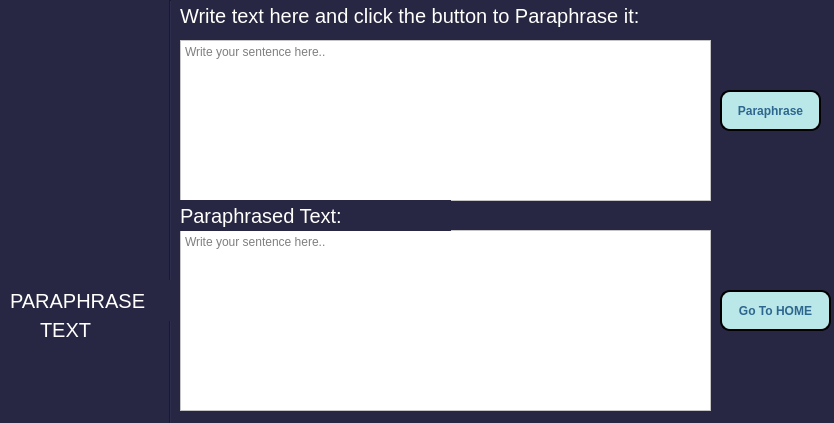
<?xml version="1.0" encoding="UTF-8"?>
<ui version="4.0">
 <class>MainWindow</class>
 <widget class="QMainWindow" name="MainWindow">
  <property name="geometry">
   <rect>
    <x>0</x>
    <y>0</y>
    <width>834</width>
    <height>423</height>
   </rect>
  </property>
  <property name="windowTitle">
   <string>MainWindow</string>
  </property>
  <property name="styleSheet">
   <string notr="true">background-color: #272743</string>
  </property>
  <widget class="QWidget" name="centralwidget">
   <widget class="Line" name="seperator_summary">
    <property name="geometry">
     <rect>
      <x>160</x>
      <y>0</y>
      <width>21</width>
      <height>441</height>
     </rect>
    </property>
    <property name="styleSheet">
     <string notr="true">width:70px</string>
    </property>
    <property name="orientation">
     <enum>Qt::Vertical</enum>
    </property>
   </widget>
   <widget class="QLabel" name="label_3">
    <property name="geometry">
     <rect>
      <x>10</x>
      <y>280</y>
      <width>161</width>
      <height>41</height>
     </rect>
    </property>
    <property name="styleSheet">
     <string notr="true">font-size:15pt;
color:rgb(255, 255, 253);
font: SMILEN;</string>
    </property>
    <property name="text">
     <string>PARAPHRASE</string>
    </property>
   </widget>
   <widget class="QLabel" name="label_4">
    <property name="geometry">
     <rect>
      <x>40</x>
      <y>320</y>
      <width>71</width>
      <height>20</height>
     </rect>
    </property>
    <property name="styleSheet">
     <string notr="true">font-size:15pt;
color:rgb(255, 255, 253);
font: SMILEN;</string>
    </property>
    <property name="text">
     <string>TEXT</string>
    </property>
   </widget>
   <widget class="QLabel" name="label">
    <property name="geometry">
     <rect>
      <x>180</x>
      <y>0</y>
      <width>591</width>
      <height>31</height>
     </rect>
    </property>
    <property name="styleSheet">
     <string notr="true">font-size:15pt;
color:rgb(255, 255, 253);
font: SMILEN;</string>
    </property>
    <property name="text">
     <string>Write text here and click the button to Paraphrase it:</string>
    </property>
   </widget>
   <widget class="QTextEdit" name="textEdit">
    <property name="geometry">
     <rect>
      <x>180</x>
      <y>40</y>
      <width>531</width>
      <height>161</height>
     </rect>
    </property>
    <property name="styleSheet">
     <string notr="true">background-color:white;</string>
    </property>
    <property name="html">
     <string>&lt;!DOCTYPE HTML PUBLIC &quot;-//W3C//DTD HTML 4.0//EN&quot; &quot;http://www.w3.org/TR/REC-html40/strict.dtd&quot;&gt;
&lt;html&gt;&lt;head&gt;&lt;meta name=&quot;qrichtext&quot; content=&quot;1&quot; /&gt;&lt;style type=&quot;text/css&quot;&gt;
p, li { white-space: pre-wrap; }
&lt;/style&gt;&lt;/head&gt;&lt;body style=&quot; font-family:'MS Shell Dlg 2'; font-size:7.8pt; font-weight:400; font-style:normal;&quot;&gt;
&lt;p style=&quot;-qt-paragraph-type:empty; margin-top:0px; margin-bottom:0px; margin-left:0px; margin-right:0px; -qt-block-indent:0; text-indent:0px; font-size:8.25pt;&quot;&gt;&lt;br /&gt;&lt;/p&gt;&lt;/body&gt;&lt;/html&gt;</string>
    </property>
    <property name="placeholderText">
     <string>Write your sentence here..</string>
    </property>
   </widget>
   <widget class="QTextEdit" name="textEdit_2">
    <property name="geometry">
     <rect>
      <x>180</x>
      <y>230</y>
      <width>531</width>
      <height>181</height>
     </rect>
    </property>
    <property name="styleSheet">
     <string notr="true">background-color:white;</string>
    </property>
    <property name="html">
     <string>&lt;!DOCTYPE HTML PUBLIC &quot;-//W3C//DTD HTML 4.0//EN&quot; &quot;http://www.w3.org/TR/REC-html40/strict.dtd&quot;&gt;
&lt;html&gt;&lt;head&gt;&lt;meta name=&quot;qrichtext&quot; content=&quot;1&quot; /&gt;&lt;style type=&quot;text/css&quot;&gt;
p, li { white-space: pre-wrap; }
&lt;/style&gt;&lt;/head&gt;&lt;body style=&quot; font-family:'MS Shell Dlg 2'; font-size:7.8pt; font-weight:400; font-style:normal;&quot;&gt;
&lt;p style=&quot;-qt-paragraph-type:empty; margin-top:0px; margin-bottom:0px; margin-left:0px; margin-right:0px; -qt-block-indent:0; text-indent:0px; font-size:8.25pt;&quot;&gt;&lt;br /&gt;&lt;/p&gt;&lt;/body&gt;&lt;/html&gt;</string>
    </property>
    <property name="placeholderText">
     <string>Write your sentence here..</string>
    </property>
   </widget>
   <widget class="QPushButton" name="pushButton">
    <property name="geometry">
     <rect>
      <x>720</x>
      <y>90</y>
      <width>101</width>
      <height>41</height>
     </rect>
    </property>
    <property name="styleSheet">
     <string notr="true">background-color: rgb(186, 232, 232);
color: rgb(45, 102, 142);
font: SMILEN;
border-style:outset;
border-width:2px;
border-radius:10px;
font:bold 12px;
border-color:black;
padding:10px;</string>
    </property>
    <property name="text">
     <string>Paraphrase</string>
    </property>
   </widget>
   <widget class="QLabel" name="label_6">
    <property name="geometry">
     <rect>
      <x>0</x>
      <y>30</y>
      <width>151</width>
      <height>121</height>
     </rect>
    </property>
    <property name="styleSheet">
     <string notr="true">background-color: #272743</string>
    </property>
    <property name="text">
     <string/>
    </property>
    <property name="pixmap">
     <pixmap>LM.png</pixmap>
    </property>
    <property name="scaledContents">
     <bool>true</bool>
    </property>
   </widget>
   <widget class="QLabel" name="label_7">
    <property name="geometry">
     <rect>
      <x>20</x>
      <y>190</y>
      <width>101</width>
      <height>81</height>
     </rect>
    </property>
    <property name="styleSheet">
     <string notr="true">background-color: #272743</string>
    </property>
    <property name="text">
     <string/>
    </property>
    <property name="pixmap">
     <pixmap>Paraphrase Sentence.png</pixmap>
    </property>
    <property name="scaledContents">
     <bool>true</bool>
    </property>
   </widget>
   <widget class="QLabel" name="label_2">
    <property name="geometry">
     <rect>
      <x>180</x>
      <y>200</y>
      <width>271</width>
      <height>31</height>
     </rect>
    </property>
    <property name="styleSheet">
     <string notr="true">font-size:15pt;
color:rgb(255, 255, 253);
font: SMILEN;</string>
    </property>
    <property name="text">
     <string>Paraphrased Text:</string>
    </property>
   </widget>
   <widget class="QPushButton" name="pushButton_2">
    <property name="geometry">
     <rect>
      <x>720</x>
      <y>290</y>
      <width>111</width>
      <height>41</height>
     </rect>
    </property>
    <property name="styleSheet">
     <string notr="true">background-color: rgb(186, 232, 232);
color: rgb(45, 102, 142);
font: SMILEN;
border-style:outset;
border-width:2px;
border-radius:10px;
font:bold 12px;
border-color:black;
padding:10px;</string>
    </property>
    <property name="text">
     <string>Go To HOME</string>
    </property>
   </widget>
  </widget>
 </widget>
 <resources/>
 <connections/>
</ui>
